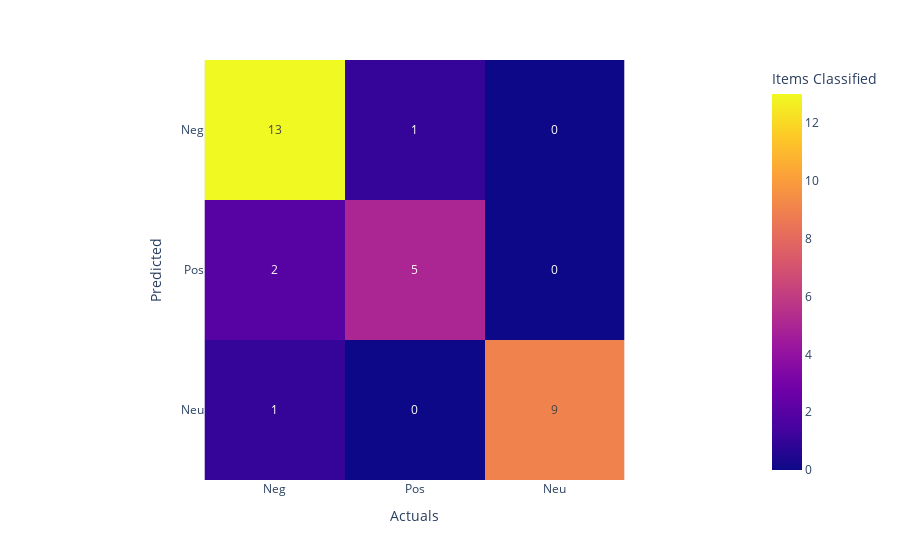

Notebook source saved alongside this figure:
### Code cell
svm_model(soda_tax_count_vect_df, labels_soda_tax, "sentiment")

### Figure 1 — Plotly figure (JSON) as saved in the notebook; plotly's stock layout.template omitted (floating-point values rounded to 4 significant figures)
{"data": [{"coloraxis": "coloraxis", "hovertemplate": "Actuals: %{x}<br>Predicted: %{y}<br>Items Classified: %{z}<extra></extra>", "name": "0", "texttemplate": "%{z}", "type": "heatmap", "x": ["Neg", "Pos", "Neu"], "xaxis": "x", "y": ["Neg", "Pos", "Neu"], "yaxis": "y", "z": [[13, 1, 0], [2, 5, 0], [1, 0, 9]]}], "layout": {"coloraxis": {"colorbar": {"title": {"text": "Items Classified"}}, "colorscale": [[0, "#0d0887"], [0.1111, "#46039f"], [0.2222, "#7201a8"], [0.3333, "#9c179e"], [0.4444, "#bd3786"], [0.5556, "#d8576b"], [0.6667, "#ed7953"], [0.7778, "#fb9f3a"], [0.8889, "#fdca26"], [1, "#f0f921"]]}, "margin": {"t": 60}, "xaxis": {"anchor": "y", "constrain": "domain", "domain": [0, 1], "scaleanchor": "y", "title": {"text": "Actuals"}}, "yaxis": {"anchor": "x", "autorange": "reversed", "constrain": "domain", "domain": [0, 1], "title": {"text": "Predicted"}}}}
